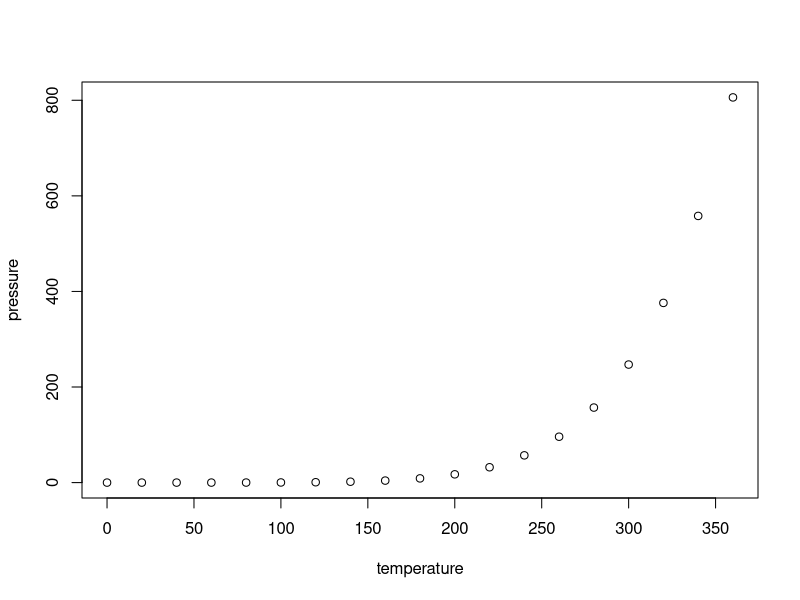
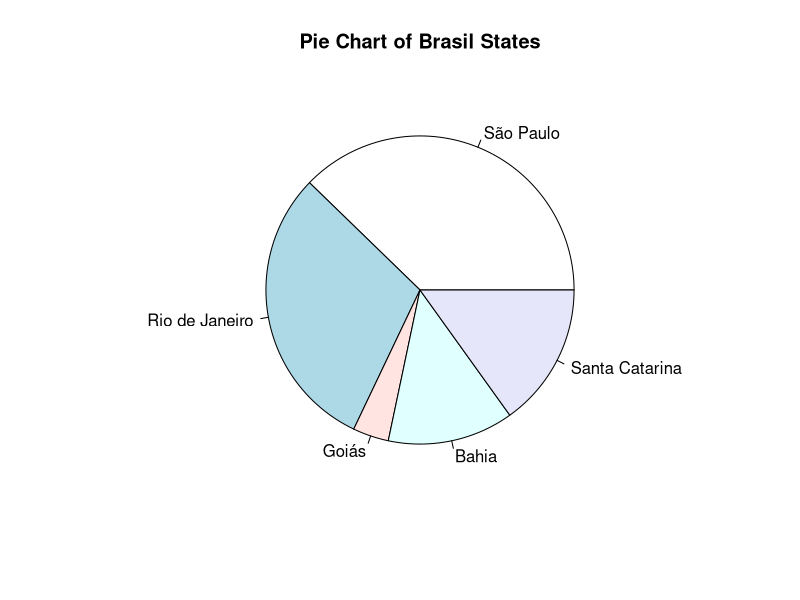
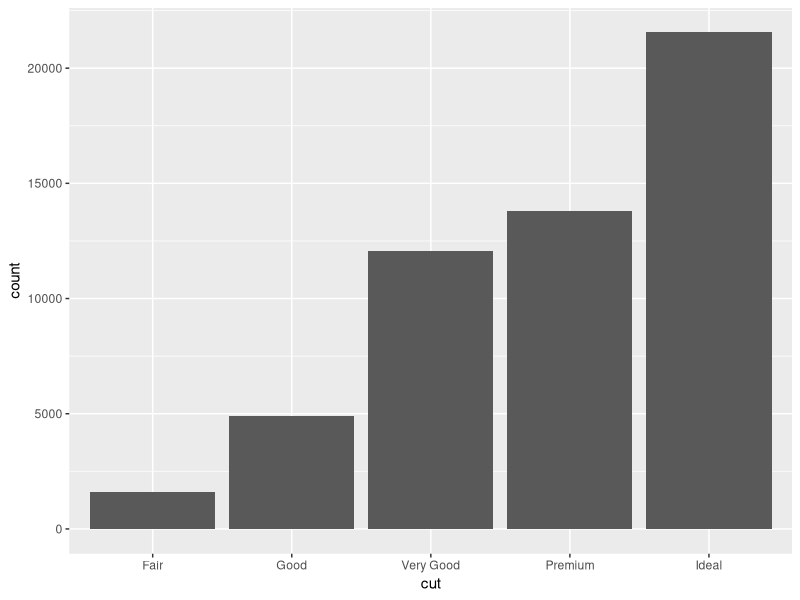
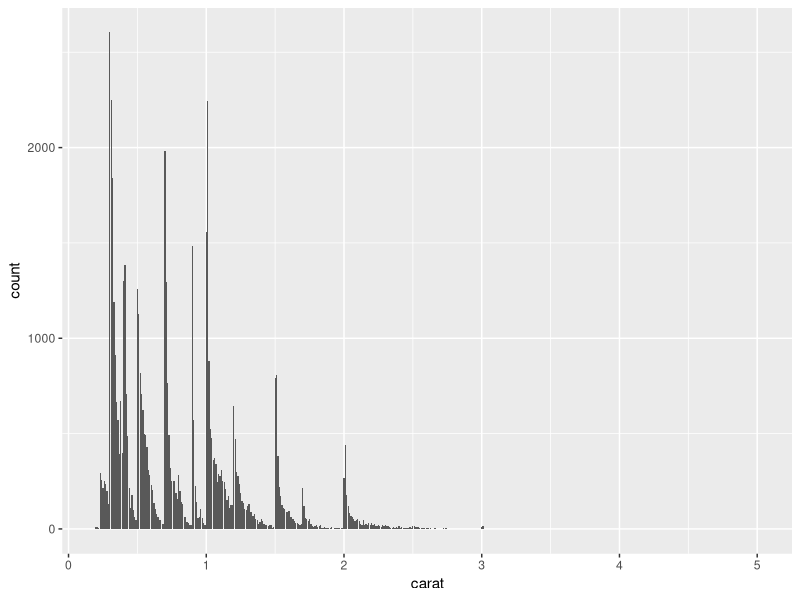
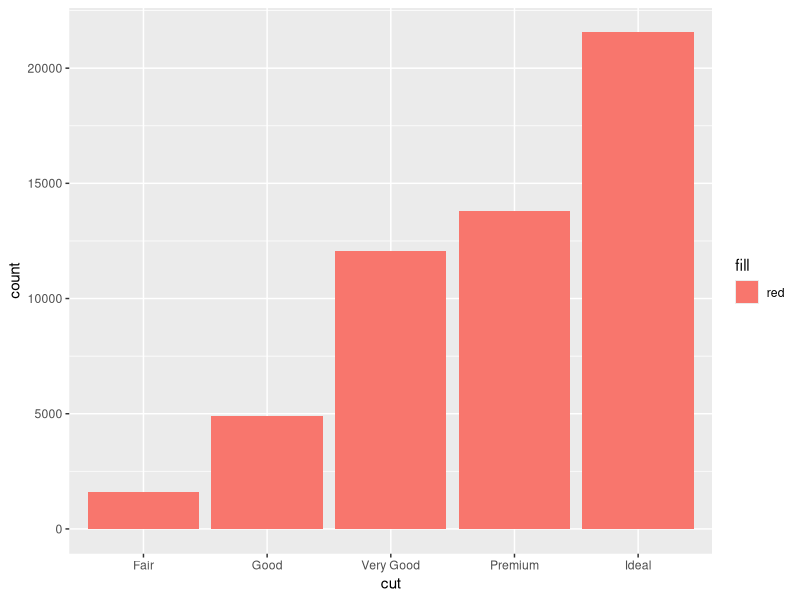

The R script that drew these images, in order:
## ---- chunk 1
knitr::opts_chunk$set(echo = TRUE)
## ---- chunk 2
summary(cars)
## ---- chunk 3
plot(pressure)
## ---- chunk 4
slices <- c(20, 16,2, 7, 8)
lbls <- c("São Paulo", "Rio de Janeiro", "Goiás", "Bahia", "Santa Catarina")
pie(slices, labels = lbls, main="Pie Chart of Brasil States")
## ---- chunk 5
apropos("test")
## ---- chunk 6
x <- c(1,2,3)
y <- c('1','2','3')
c(x,y)
## ---- chunk 7
data(mtcars)
summary('cadillac fleetwood')
## ---- chunk 8
table(mtcars$am,mtcars$mpg)
## ---- chunk 9
2+2 
## ---- chunk 10
2 + pi
## ---- chunk 11
T = 1
## ---- chunk 12
4/3
## ---- chunk 13
help("cor.test")
## ---- chunk 14
help("cor.test")
## ---- chunk 15
help("if")
## ---- chunk 16
help("cor.test")
## ---- chunk 17
sum(1,2)
## ---- chunk 18
numbers <- c(1,2,3,4)
## ---- chunk 19
animals <- c("dog", "cat", "parrot", "bunny")
## ---- chunk 20
animals <- c("dog", "cat", "parrot", "bunny")
## ---- chunk 21
head(mtcars)
## ---- chunk 22
str(mtcars)
## ---- chunk 23
dim(mtcars)
## ---- chunk 24
names(mtcars)
## ---- chunk 25
head(mtcars, n=10)
## ---- chunk 26
animals <- c("dog", "cat", "parrot", "bunny")
numbers <- c(1,2,3,4)
datb <- data.frame(animals,numbers)
## ---- chunk 27
dat <- c(1/100)
save(dat, file = "my_data.RData" )
## ---- chunk 28
library(tidyverse)
## ---- chunk 29
ggplot(data = diamonds) + geom_bar(mapping = aes(x = cut))
## ---- chunk 30
ggplot(data = diamonds) + geom_bar(mapping = aes(x = carat))
7
## ---- chunk 31
theme_bw(5) + ggplot(data = diamonds, mapping = aes(x = cut))
## ---- chunk 32
ggplot(data = diamonds) + geom_bar(mapping = aes(x = cut, fill = "red"))
## ---- chunk 33
challenge <-c(1: 1000000)
i=challenge%%2==0
challenge[i]
